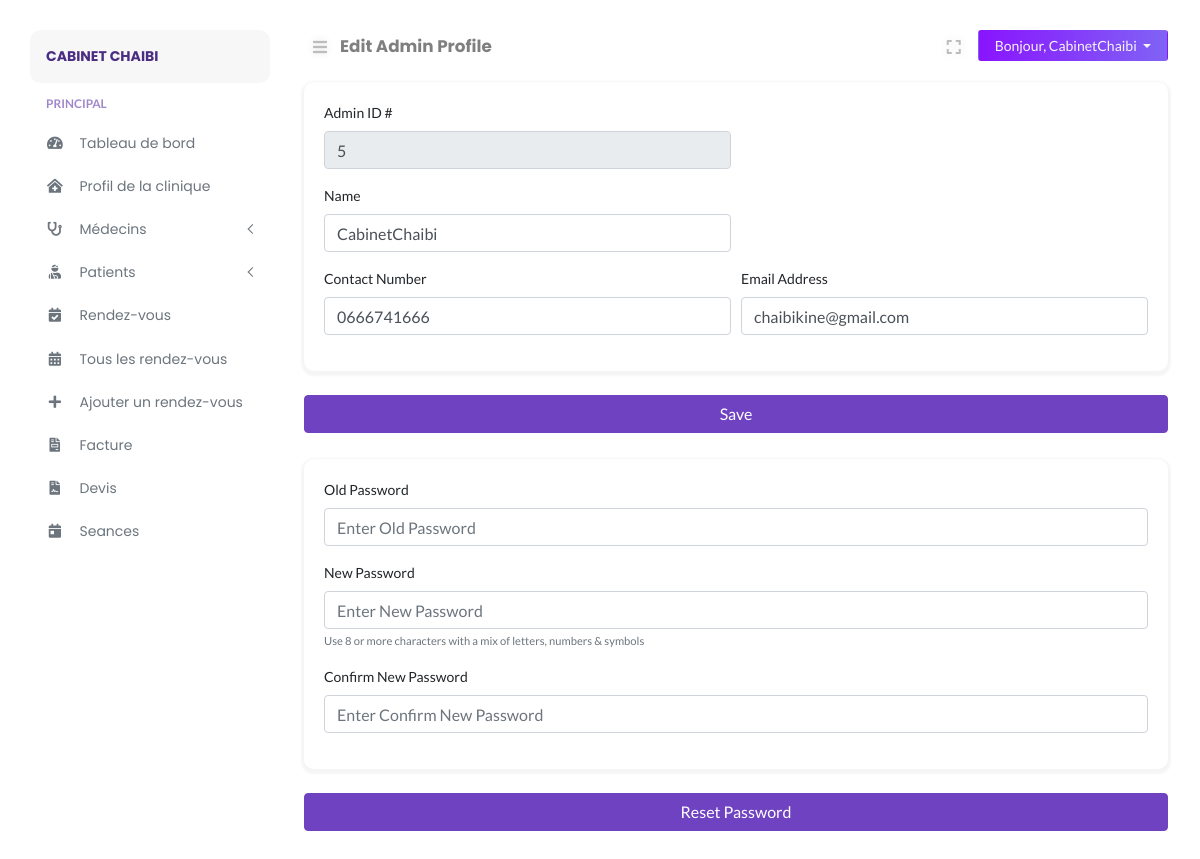
The app's page /clinic/admin.php (signed in) with its own data.
### tables this page shows
CREATE TABLE `clinic_manager` (
  `clinicadmin_id` int NOT NULL,
  `clinicadmin_name` varchar(255) NOT NULL,
  `clinicadmin_password` varchar(255) NOT NULL,
  `clinicadmin_token` varchar(255) DEFAULT NULL,
  `clinicadmin_email` varchar(255) NOT NULL,
  `clinicadmin_contact` varchar(15) NOT NULL,
  `date_created` datetime NOT NULL,
  `clinic_id` int NOT NULL
);

### clinic/includes/path.inc.php (called while the page is built, shortened)
<?php
$PATH = "doclab/clinic";
switch ($_SERVER["SCRIPT_NAME"]) {
    case '/'.$PATH.'/admin.php':
        $CURRENT_PAGE = "Edit Admin Profile";
        break;
}

### clinic/includes/session.inc.php (called while the page is built, shortened)
<?php
try {
    $sess_email = $_SESSION["sess_clinicadminemail"];
    $stmt1 = $conn->prepare("SELECT * FROM clinic_manager WHERE clinicadmin_email = ?");
    $stmt1->bind_param("s", $sess_email);
    $stmt1->execute();
    $admin_row = $stmt1->get_result()->fetch_assoc();
} catch (Exception $e) {
    error_log($e);
    exit('Error message for user to understand');
}

### clinic/admin.php (the view, shortened to what this page needs)
<?php
require_once('../config/autoload.php');
require_once('./includes/path.inc.php');
require_once('./includes/session.inc.php');
?>
<!DOCTYPE html>
<html lang="en">
<head>
</head>
<body>
    <div class="page-content" id="content">
        <?php include HEADER; ?>
        <div class="row">
            <div class="col-12">
                <form name="regform" method="POST" action="<?php echo htmlspecialchars($_SERVER["PHP_SELF"]); ?>" autocomplete="off">
                    <div class="card">
                        <div class="card-body">
                            <div class="form-row">
                                <div class="form-group col-md-6">
                                    <label for="inputAdminID">Admin ID #</label>
                                    <input type="text" name="inputAdminID" class="form-control" id="inputAdminID" value="<?php echo $admin_row["clinicadmin_id"]; ?>" disabled>
                                </div>
                            </div>
                            <div class="form-row">
                                <div class="form-group col-md-6">
                                    <label for="inputFirstName">Name</label>
                                    <input type="text" name="inputName" class="form-control" id="inputName" placeholder="Enter Name" value="<?php echo $admin_row["clinicadmin_name"]; ?>">
                                </div>
                            </div>
                            <div class="form-row">
                                <div class="form-group col-md-6">
                                    <label for="inputContactNumber">Contact Number</label>
                                    <input type="text" name="inputContactNumber" class="form-control" id="inputContactNumber" placeholder="Enter Phone Number" value="<?php echo $admin_row["clinicadmin_contact"]; ?>">
                                </div>
                                <div class="form-group col-md-6">
                                    <label for="inputEmailAddress">Email Address</label>
                                    <input type="text" name="inputEmailAddress" class="form-control" id="inputEmailAddress" placeholder="Enter Email Address" value="<?php echo $admin_row["clinicadmin_email"]; ?>">
                                </div>
                            </div>
                        </div>
                    </div>
                    <div class="mb-3 mt-3">
                        <button type="submit" class="btn btn-primary btn-block" name="savebtn">Save</button>
                    </div>
                </form>
            </div>
        </div>
        <div class="row">
            <div class="col-12">
                <form name="resetform" method="POST" action="<?php echo htmlspecialchars($_SERVER["PHP_SELF"]); ?>" autocomplete="off">
                    <div class="card">
                        <div class="card-body">
                            <div class="form-group">
                                <label for="inputOldPassword">Old Password</label>
                                <input type="password" name="inputOldPassword" class="form-control" id="inputOldPassword" placeholder="Enter Old Password">
                            </div>
                            <div class="form-group">
                                <label for="inputNewPassword">New Password</label>
                                <input type="password" name="inputNewPassword" class="form-control" id="inputNewPassword" placeholder="Enter New Password">
                                <small class="form-text text-muted" id="passwordHelp">Use 8 or more characters with a mix of letters, numbers & symbols</small>
                            </div>
                            <div class="form-group">
                                <label for="inputConfirmPassword">Confirm New Password</label>
                                <input type="password" name="inputConfirmPassword" class="form-control" id="inputConfirmPassword" placeholder="Enter Confirm New Password">
                            </div>
                        </div>
                    </div>
                    <div class="md-3 mt-3">
                        <button type="submit" class="btn btn-primary btn-block" name="resetbtn">Reset Password</button>
                    </div>
                </form>
            </div>
        </div>
    </div>
</body>
</html>

### clinic/layouts/nav_header.php (shortened to what this page needs)
<nav class="navbar navbar-header mb-2">
    <ul class="nav mr-auto">
        <li class="nav-item">
            <button class="btn btn-sm btn-expand" id="sidebarCollapse"><i class="fa fa-bars"></i></button>
        </li>
        <li class="nav-item nav-title">
            <a href="<?php echo $_SERVER["REQUEST_URI"];?>"><?php echo $CURRENT_PAGE;?></a>
        </li>
    </ul>
    <ul class="nav ml-auto">
        <li class="nav-item mr-2">
            <button class="btn btn-sm btn-expand" id="full-view"><i class="fa fa-expand"></i></button>
        </li>
        <li class="nav-item">
            <div class="btn-group">
                <button type="button" class="btn btn-sm dropdown-toggle btn-profile px-3" data-toggle="dropdown" aria-haspopup="true"
                    aria-expanded="false">
                    Bonjour, <?php echo $admin_row["clinicadmin_name"]; ?>
                </button>
            </div>
        </li>
    </ul>
</nav>

### assets/css/typography.css (style rules this page uses)
body { font-size: 14px; font-family: 'Lato', sans-serif; }
a, a:visited { text-decoration: none; transition: all 0.3s ease-in-out; -webkit-transition: all 0.3s ease-in-out; -moz-transition: all 0.3s ease-in-out; -o-transition: all 0.3s ease-in-out; outline: 0; font-family: 'Poppins', 'Helvetica', sans-serif; }
ul, ol { margin-bottom: 0px; margin-top: 0px; padding: 0; }
ul { margin: 0; list-style-type: none; }
button { cursor: pointer; outline: none!important; letter-spacing: 0; }

### assets/css/default.css (style rules this page uses)
.navbar-header { padding: 0 !important; }
.nav-title { padding-top: 4px; margin-left: 4px; }
.nav-title a { font-weight: bold; font-size: 1.05rem; color: rgba(0, 0, 0, .5); }
.btn-profile { background: linear-gradient(to right, #8914fe 0%, #8063f5 100%); color: #f5f5f5; }
button.btn-expand { font-size: 16px !important; color: #bdbcbc; vertical-align: middle; text-shadow: 0 0 8px rgba(0, 0, 0, 0.12); -webkit-transition: color 0.3s ease 0s; transition: color 0.3s ease 0s; }
button#full-view { display: inline-block; }
body { overflow-x: hidden; background: #fff; }
.page-content { width: calc(100% - 15rem); margin-left: 16rem; transition: all 0.4s; padding: 1.9rem 3rem; }
:root { --primary-color: #6F42C2; }
.btn-primary { color: #fff; background-color: #6F42C2 !important; border-color: #6F42C2 !important; }
.card { margin: 10px 0; border-radius: 10px !important; border: 0; margin-bottom: 1.5rem; box-shadow: 0 2px 2px 3px rgba(0, 0, 0, .04); transition: all .2s ease-in-out; }

### assets/css/clinic/login.css (style rules this page uses)
html { min-height:100%; position:relative; }

### records on screen
clinic_manager: clinicadmin_name "CabinetChaibi", inputAdminID "5", inputName "CabinetChaibi", inputContactNumber "0666741666", inputEmailAddress "chaibikine@gmail.com"

### other values on screen
$BRAND_NAME "CABINET CHAIBI"
$CURRENT_PAGE "Edit Admin Profile"
